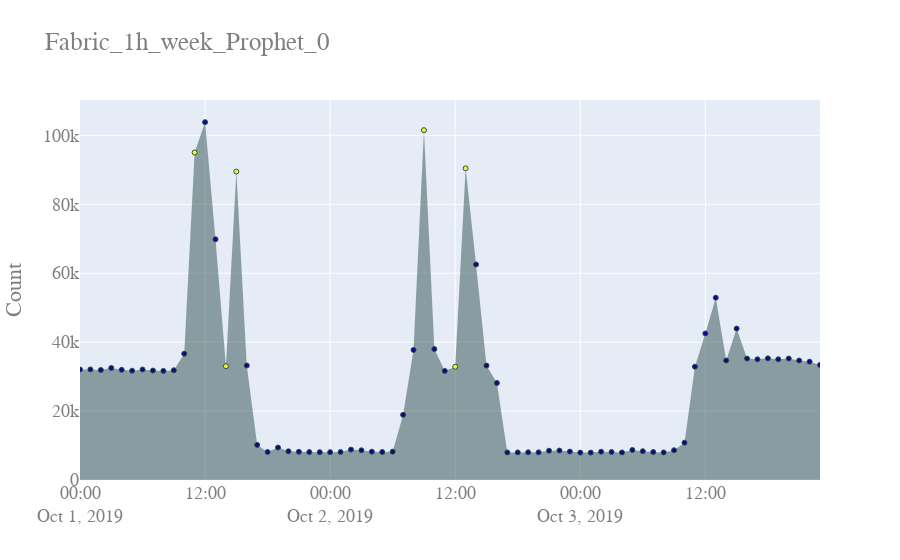
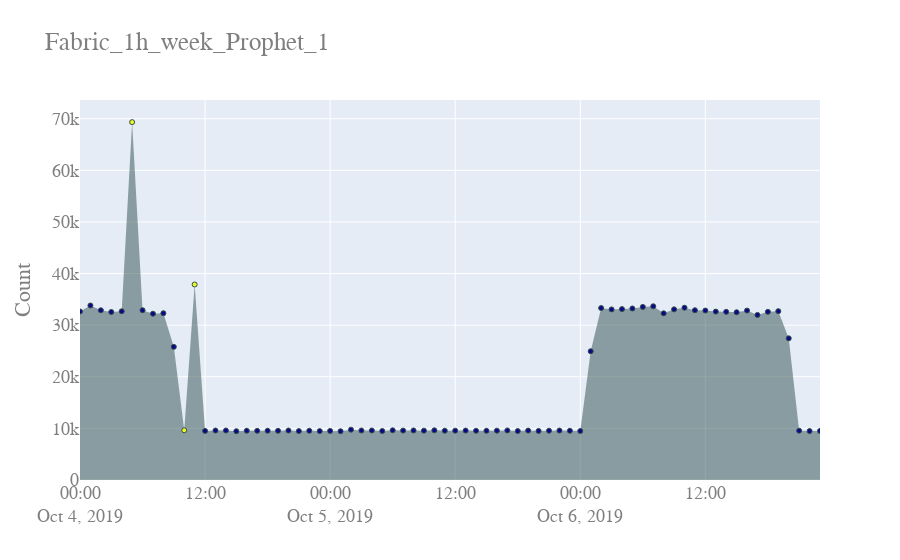
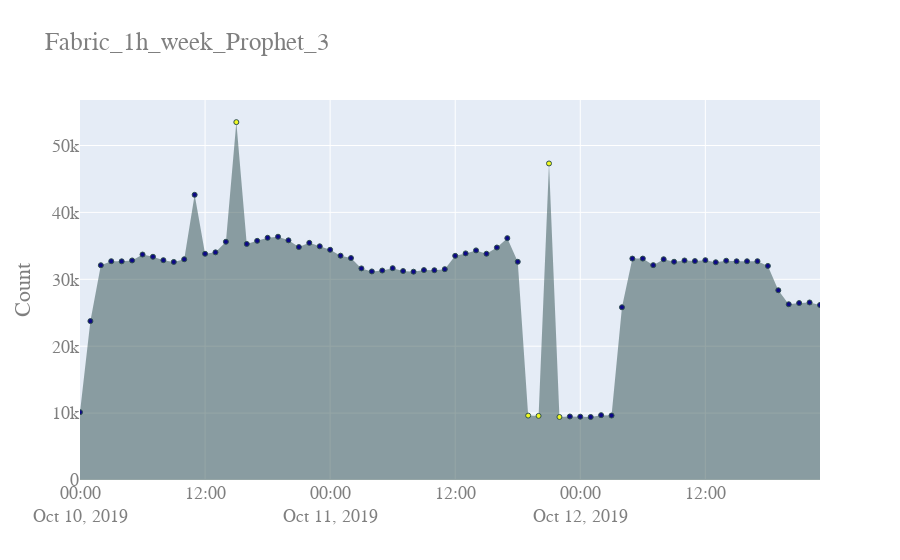
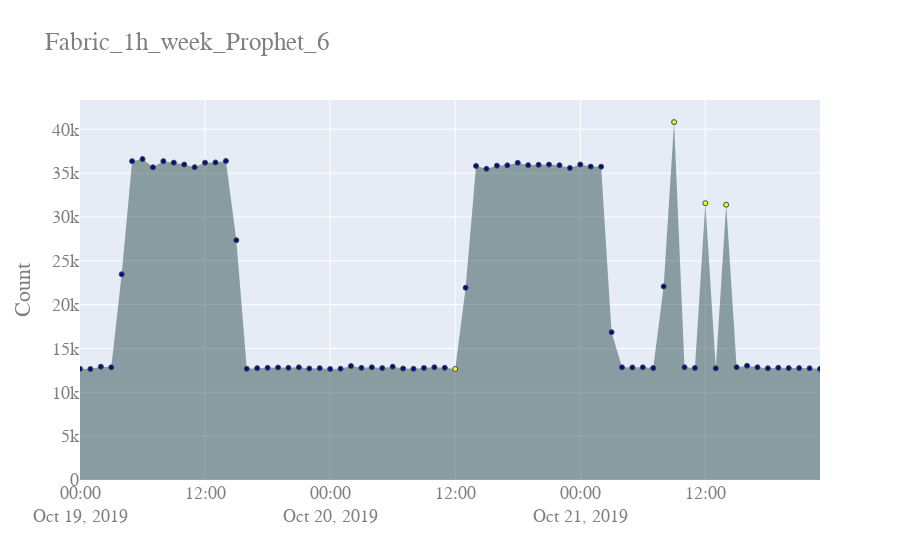

Notebook code cell kept with these figures, in order:
### Code cell
from fbprophet import Prophet

logmind_fabric = "C:/Users/aelri/PycharmProjects/logmind/Elasticsearch_output/logmind_fabric"
df_fabric_hr = read_data(logmind_fabric, "h")

data_final = pd.DataFrame(df_fabric_hr.reset_index())
week_list = [g for n, g in data_final.groupby(pd.Grouper(key='Date',freq='3D'))]


def fit_predict_model(dataframe, interval_width = 0.95, changepoint_range = 0.7):
    m = Prophet(daily_seasonality = True, yearly_seasonality = False, weekly_seasonality = True,
                seasonality_mode = 'multiplicative', 
                interval_width = interval_width,
                changepoint_range = changepoint_range)
    m = m.fit(dataframe)
    forecast = m.predict(dataframe)
    forecast['fact'] = dataframe['y'].reset_index(drop = True)
    return forecast

def detect_anomalies(forecast):
    forecasted = forecast[['ds','trend', 'yhat', 'yhat_lower', 'yhat_upper', 'fact']].copy()
    #forecast['fact'] = df['y']

    forecasted['anomaly'] = 0
    forecasted.loc[forecasted['fact'] > forecasted['yhat_upper'], 'anomaly'] = 1
    forecasted.loc[forecasted['fact'] < forecasted['yhat_lower'], 'anomaly'] = 1
    
    return forecasted



week_no = [0, 1, 3, 6, 11, 12, 15, 17]

for i in week_no:
    data_final = week_list[i]
    data_final = data_final.rename(columns={"Date": "ds", "Count": "y"})
    pred = fit_predict_model(data_final)
    pred = detect_anomalies(pred)
    fig = go.Figure()
    fig.add_trace(go.Scatter(x=pred.ds, y=pred.fact, 
                            fill='tozeroy', 
                            mode='markers'
                            )
                 )
    fig.update_traces(marker=dict(size=5,
                                  line=dict(width=1,color='DarkSlateGrey'),
                                  color = pred.anomaly
                                 )
                     )

    fig.update_layout(
        title="Fabric_1h_week_Prophet_%s" %(i),
        yaxis_title="Count",
        font=dict(
            family="Courier New, monospace",
            size=18,
            color="#7f7f7f"
        )
    )


    fig.show()
